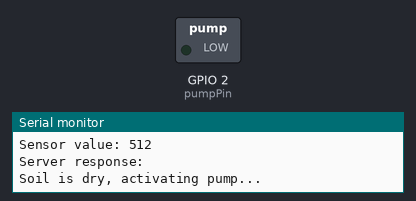
The sketch below on a simulated ESP8266 (NodeMCU). Shown: switched loads named in the sketch (green lamp = pin HIGH), the last lines printed to the serial monitor. WiFi joins after 1.5 s; servers stay silent unless stated; uploads are accepted with an empty reply.

Above: at 1.8 s.
At 6.8 s:
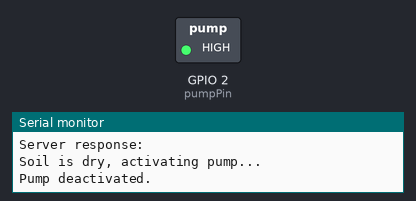
Timing chart, 0 to 8.3 s (numbered marks = the images above):
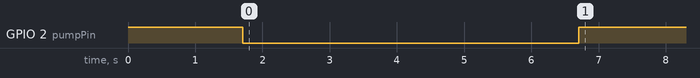

Measured:
- by itself, GPIO 2 (pumpPin): HIGH → LOW at 1.7 s, → HIGH 5.0 s later

The sketch:

config.ino
```cpp
#include <ESP8266WiFi.h>
#include <ESP8266HTTPClient.h>

// --- USER CONFIGURATION ---
// Fill in the following values with your own data:
const char* ssid = "YOUR_SSID";          // Replace with your WiFi network name
const char* password = "YOUR_PASSWORD";  // Replace with your WiFi password
const char* serverName = "http://YOUR_SERVER_IP/insert.php";  // Replace with your server's IP and the path to your PHP script

// Moisture threshold to activate the pump (adjust this value according to your calibration)
const int moistureThreshold = 250;  // Adjust based on your sensor
// --- END USER CONFIGURATION ---

// Sensor and pump pins
const int sensorPin = A0;   // Pin where the moisture sensor is connected
const int pumpPin = 2;      // Control pin for the pump

WiFiClient client;

void setup() {
  Serial.begin(9600);
  pinMode(sensorPin, INPUT);
  pinMode(pumpPin, OUTPUT);

  // Turn the pump off initially (assuming LOW activates the relay, so HIGH deactivates it)
  digitalWrite(pumpPin, HIGH);

  // Connect to WiFi
  WiFi.begin(ssid, password);
  Serial.print("Connecting to WiFi");
  while (WiFi.status() != WL_CONNECTED) {
    delay(500);
    Serial.print(".");
  }
  Serial.println("\nWiFi connected");
  Serial.print("IP address: ");
  Serial.println(WiFi.localIP());
}

void loop() {
  // 1. Read the moisture sensor
  int sensorValue = analogRead(sensorPin);
  Serial.print("Sensor value: ");
  Serial.println(sensorValue);

  // 2. Send data to the server (PHP script)
  if (WiFi.status() == WL_CONNECTED) {
    HTTPClient http;
    http.begin(client, serverName);  // Start the connection to the server
    http.addHeader("Content-Type", "application/x-www-form-urlencoded");
    http.setTimeout(5000);  // 5-second timeout

    // Prepare the data to send via POST
    String httpRequestData = "value=" + String(sensorValue);
    int httpResponseCode = http.POST(httpRequestData);

    if (httpResponseCode > 0) {
      String response = http.getString();
      Serial.print("Server response: ");
      Serial.println(response);
    } else {
      Serial.print("Error sending data, code: ");
      Serial.println(httpResponseCode);
    }
    http.end();  // Close the connection
  } else {
    Serial.println("WiFi connection error.");
  }

  // 3. Control the pump based on the sensor value
  if (sensorValue > moistureThreshold) {
    Serial.println("Soil is dry, activating pump...");
    digitalWrite(pumpPin, LOW);   // Activate the pump (relay active on LOW)
    delay(5000);                  // Pump on for 5 seconds
    digitalWrite(pumpPin, HIGH);  // Turn off the pump
    Serial.println("Pump deactivated.");
  } else {
    Serial.println("Soil moisture is adequate, pump not activated.");
  }

  // 4. Wait 1 hour before the next reading and action
  // Note: To optimize power consumption, consider implementing a deep sleep mode.
  delay(3600000);  // 1 hour = 3,600,000 milliseconds
}
```
